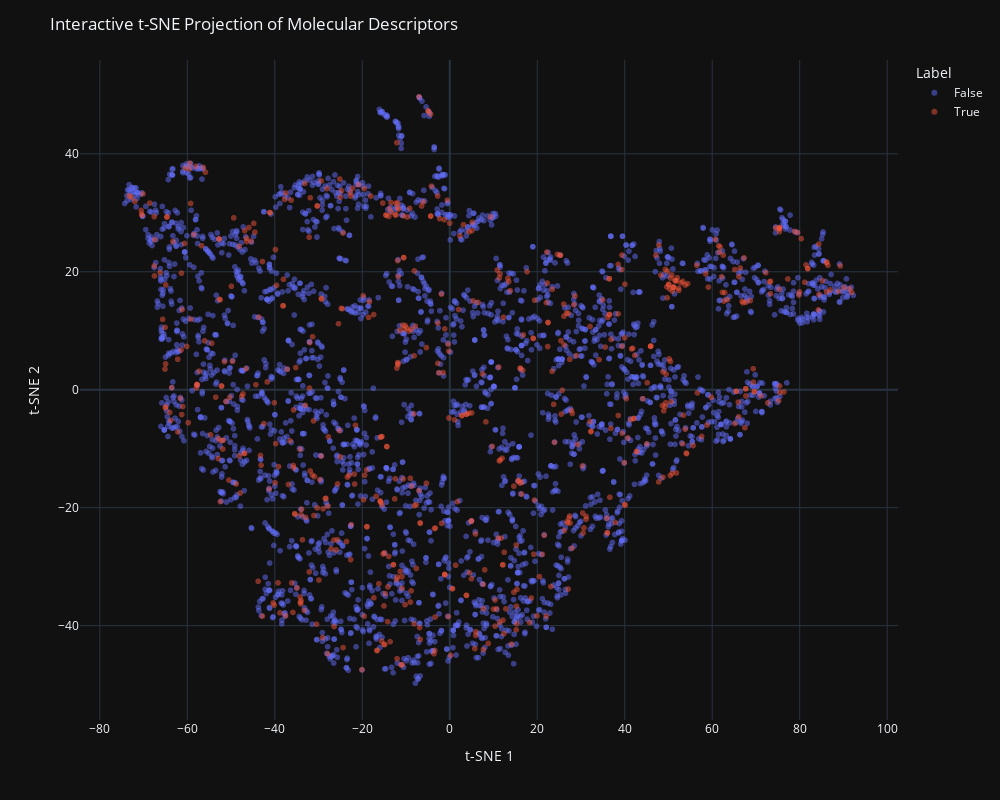

This figure's notebook cell:
### Code cell
_classification_total =  len(df_cns_db_shuffled)
_regression_total = sum(cns_db_shuffled_idx_regression)
def analyse_test_scaffolds(test_scaffolds, name, visualise=False):
    _idx_test = list(df_cns_db_shuffled.murcko_scaffold_grouped.apply(lambda x: x in test_scaffolds))
    _idx_train = list(not i for i in _idx_test)
    _idx_test_reg = list(df_cns_db_shuffled.apply(axis=1, func=lambda x: x.murcko_scaffold_grouped in test_scaffolds and (pd.notna(x.logBB_group) and x.logBB_group != "D")))
    _n_classification = sum(_idx_test)
    _positives_ratio = round((sum(df_cns_db_shuffled[_idx_test]["BBB+/BBB-"] == "BBB+") / sum(_idx_test)) / (sum(df_cns_db_shuffled[_idx_train]["BBB+/BBB-"] == "BBB+") / sum(_idx_train)), 3)
    _n_regression = sum(_idx_test_reg)
    _pc_classification = _n_classification / _classification_total
    _pc_regression = _n_regression / _regression_total
    _ks_logBB_stat, _ks_logBB_pval = ks_2samp(df_cns_db_shuffled[_idx_test].logBB, df_cns_db_shuffled[_idx_train].logBB)
    _ks_logBB_stat = round(_ks_logBB_stat, 3)
    _ks_logBB_pval = round(_ks_logBB_pval, 3)
    
    if visualise:
        print(f"Test set grouped Murcko scaffold using {name} :")
        print(f" - classification {_n_classification} / {_classification_total} ({_n_classification / _classification_total:.02%})")
        print(f"     positives ratio (vs training):", _positives_ratio)
        print(f" - regression     {_n_regression} / {_regression_total} ({_n_regression / _regression_total:.02%})")
        print(f"     logBB KS stat (vs training): {_ks_logBB_stat} pval: {_ks_logBB_pval}")
         
        _df = df_cns_db_shuffled[["logBB", "murcko_scaffold_grouped"]].copy()
        _df["Set"] = _df.murcko_scaffold_grouped.apply(lambda x: "Test" if x in test_scaffolds else "Training")
        sns.ecdfplot(data=_df, x='logBB', hue="Set", stat='proportion')
    
    tsne = TSNE(n_components=2, random_state=42)
    tsne_results = tsne.fit_transform(df_desc_for_split.drop(columns=["murcko_scaffold_grouped"]))
    
        
    _train = tsne_results[~df_cns_db_shuffled.murcko_scaffold_grouped.apply(lambda x: x in test_scaffolds)]
    _test = tsne_results[df_cns_db_shuffled.murcko_scaffold_grouped.apply(lambda x: x in test_scaffolds)]
    wass_dist_dim1 = round(wasserstein_distance(_train[:, 0], _test[:, 0]), 3)
    wass_dist_dim2 = round(wasserstein_distance(_train[:, 1], _test[:, 1]), 3)
    if visualise:
        print(f"Wasserstein Distance (t-SNE Dim 1): {wass_dist_dim1}")
        print(f"Wasserstein Distance (t-SNE Dim 2): {wass_dist_dim2}")
        
        _df = pd.DataFrame({
            't-SNE 1': tsne_results[:, 0],
            't-SNE 2': tsne_results[:, 1],
            'Label': df_cns_db_shuffled.murcko_scaffold_grouped.apply(lambda x: x in test_scaffolds),
            'SMILES': list(df_cns_db.smiles),
            'names': list(df_cns_db.names),
        })
        
        fig = px.scatter(
            _df, x='t-SNE 1', y='t-SNE 2', color='Label', hover_data=['names'], 
            size_max=2, opacity=0.5
        )
        fig.update_layout(
            title='Interactive t-SNE Projection of Molecular Descriptors',
            xaxis_title='t-SNE 1',
            yaxis_title='t-SNE 2',
            width=1000,  # Adjust the figure width
            height=800,  # Adjust the figure height
            template="plotly_dark"  # Use dark theme
        )
        fig.show()
    return {
        "name": name,
        "n_classification": _n_classification,
        "positives_ratio": _positives_ratio,
        "n_regression": _n_regression,
        "ks_logBB_stat": _ks_logBB_stat,
        "ks_logBB_pval": _ks_logBB_pval,
        "wasserstein_distance_tsne_dim_1": wass_dist_dim1,
        "wasserstein_distance_tsne_dim_2": wass_dist_dim2
    }

# Random strategy     
#analyse_test_scaffolds(list(df_desc_for_split.murcko_scaffold_grouped.sample(230)), "randomisation", visualise=True)

# Molecule properties for twinning - extend to scaffold
#_by_mol = list(df_desc_for_split.iloc[twinning.twin(df_desc_for_split.drop(columns=["murcko_scaffold_grouped"]).to_numpy(), r=14, u1=5)].murcko_scaffold_grouped)
#analyse_test_scaffolds(_by_mol, "by molecule properties", visualise=True)

# Median
# g_scaffold_desc_for_split_median = df_desc_for_split.groupby("murcko_scaffold_grouped").median()
# test_scaffolds_twinning_scaffold_median = set(g_scaffold_desc_for_split_median.index[twinning.twin(g_scaffold_desc_for_split_median.to_numpy(), r=5, u1=48)])
#analyse_test_scaffolds(test_scaffolds_twinning_scaffold_median, name="scaffold medians", visualise=True)

g_scaffold_desc_for_split_mean = df_desc_for_split.groupby("murcko_scaffold_grouped").mean()
# u1 was set empirically based on the proportion of the molecule records in the regression and classification sets, positive cases ration between training and testing, Wasserstein (Earth mover) distance across TSNE dim 1 and dim 2 and Kolmogorov–Smirnov test for logBB distribution.
test_scaffolds_twinning_scaffold_mean = set(g_scaffold_desc_for_split_mean.index[twinning.twin(g_scaffold_desc_for_split_mean.to_numpy(), r=5, u1=2)])  # alternative is u1=36 ui=43 u1=23, u1=4
analyse_test_scaffolds(test_scaffolds_twinning_scaffold_mean, name="scaffold means", visualise=True)

### Figure 1 — Plotly figure (JSON) as saved in the notebook; plotly's stock layout.template omitted (floating-point values rounded to 4 significant figures; data arrays with more than 128 entries replaced by an {"elided": "..."} marker saying what was removed)
{"data": [{"customdata": {"elided": "2677x1 str values"}, "hovertemplate": "Label=False<br>t-SNE 1=%{x}<br>t-SNE 2=%{y}<br>names=%{customdata[0]}<extra></extra>", "legendgroup": "False", "marker": {"color": "#636efa", "opacity": 0.5, "symbol": "circle"}, "mode": "markers", "name": "False", "showlegend": true, "x": {"elided": "2677 float values"}, "xaxis": "x", "y": {"elided": "2677 float values"}, "yaxis": "y", "type": "scattergl"}, {"customdata": {"elided": "645x1 str values"}, "hovertemplate": "Label=True<br>t-SNE 1=%{x}<br>t-SNE 2=%{y}<br>names=%{customdata[0]}<extra></extra>", "legendgroup": "True", "marker": {"color": "#EF553B", "opacity": 0.5, "symbol": "circle"}, "mode": "markers", "name": "True", "showlegend": true, "x": {"elided": "645 float values"}, "xaxis": "x", "y": {"elided": "645 float values"}, "yaxis": "y", "type": "scattergl"}], "layout": {"xaxis": {"anchor": "y", "domain": [0.0, 1.0], "title": {"text": "t-SNE 1"}}, "yaxis": {"anchor": "x", "domain": [0.0, 1.0], "title": {"text": "t-SNE 2"}}, "legend": {"title": {"text": "Label"}, "tracegroupgap": 0}, "margin": {"t": 60}, "title": {"text": "Interactive t-SNE Projection of Molecular Descriptors"}, "width": 1000, "height": 800}}
